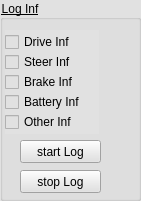
     <widget class="QGroupBox" name="groupBox_13">
      <property name="geometry">
       <rect>
        <x>630</x>
        <y>10</y>
        <width>141</width>
        <height>201</height>
       </rect>
      </property>
      <property name="font">
       <font>
        <family>Ubuntu</family>
        <underline>true</underline>
       </font>
      </property>
      <property name="styleSheet">
       <string notr="true">background-color: rgb(225, 225, 225);</string>
      </property>
      <property name="title">
       <string>Log Inf</string>
      </property>
      <widget class="QCheckBox" name="checkBox_drvInf">
       <property name="geometry">
        <rect>
         <x>5</x>
         <y>30</y>
         <width>94</width>
         <height>24</height>
        </rect>
       </property>
       <property name="font">
        <font>
         <pointsize>9</pointsize>
        </font>
       </property>
       <property name="text">
        <string>Drive Inf</string>
       </property>
      </widget>
      <widget class="QCheckBox" name="checkBox_strInf">
       <property name="geometry">
        <rect>
         <x>5</x>
         <y>50</y>
         <width>94</width>
         <height>24</height>
        </rect>
       </property>
       <property name="font">
        <font>
         <pointsize>9</pointsize>
        </font>
       </property>
       <property name="text">
        <string>Steer Inf</string>
       </property>
      </widget>
      <widget class="QCheckBox" name="checkBox_brkInf">
       <property name="geometry">
        <rect>
         <x>5</x>
         <y>70</y>
         <width>94</width>
         <height>24</height>
        </rect>
       </property>
       <property name="font">
        <font>
         <pointsize>9</pointsize>
        </font>
       </property>
       <property name="text">
        <string>Brake Inf</string>
       </property>
      </widget>
      <widget class="QCheckBox" name="checkBox_battInf">
       <property name="geometry">
        <rect>
         <x>5</x>
         <y>90</y>
         <width>94</width>
         <height>24</height>
        </rect>
       </property>
       <property name="font">
        <font>
         <pointsize>9</pointsize>
        </font>
       </property>
       <property name="text">
        <string>Battery Inf</string>
       </property>
      </widget>
      <widget class="QCheckBox" name="checkBox_otherInf">
       <property name="geometry">
        <rect>
         <x>5</x>
         <y>110</y>
         <width>94</width>
         <height>24</height>
        </rect>
       </property>
       <property name="font">
        <font>
         <pointsize>9</pointsize>
        </font>
       </property>
       <property name="text">
        <string>Other Inf</string>
       </property>
      </widget>
      <widget class="QPushButton" name="pushButton_startLog">
       <property name="geometry">
        <rect>
         <x>20</x>
         <y>140</y>
         <width>81</width>
         <height>23</height>
        </rect>
       </property>
       <property name="font">
        <font>
         <pointsize>9</pointsize>
        </font>
       </property>
       <property name="text">
        <string>start Log</string>
       </property>
      </widget>
      <widget class="QPushButton" name="pushButton_stopLog">
       <property name="geometry">
        <rect>
         <x>20</x>
         <y>170</y>
         <width>81</width>
         <height>23</height>
        </rect>
       </property>
       <property name="font">
        <font>
         <pointsize>9</pointsize>
        </font>
       </property>
       <property name="text">
        <string>stop Log</string>
       </property>
      </widget>
     </widget>
